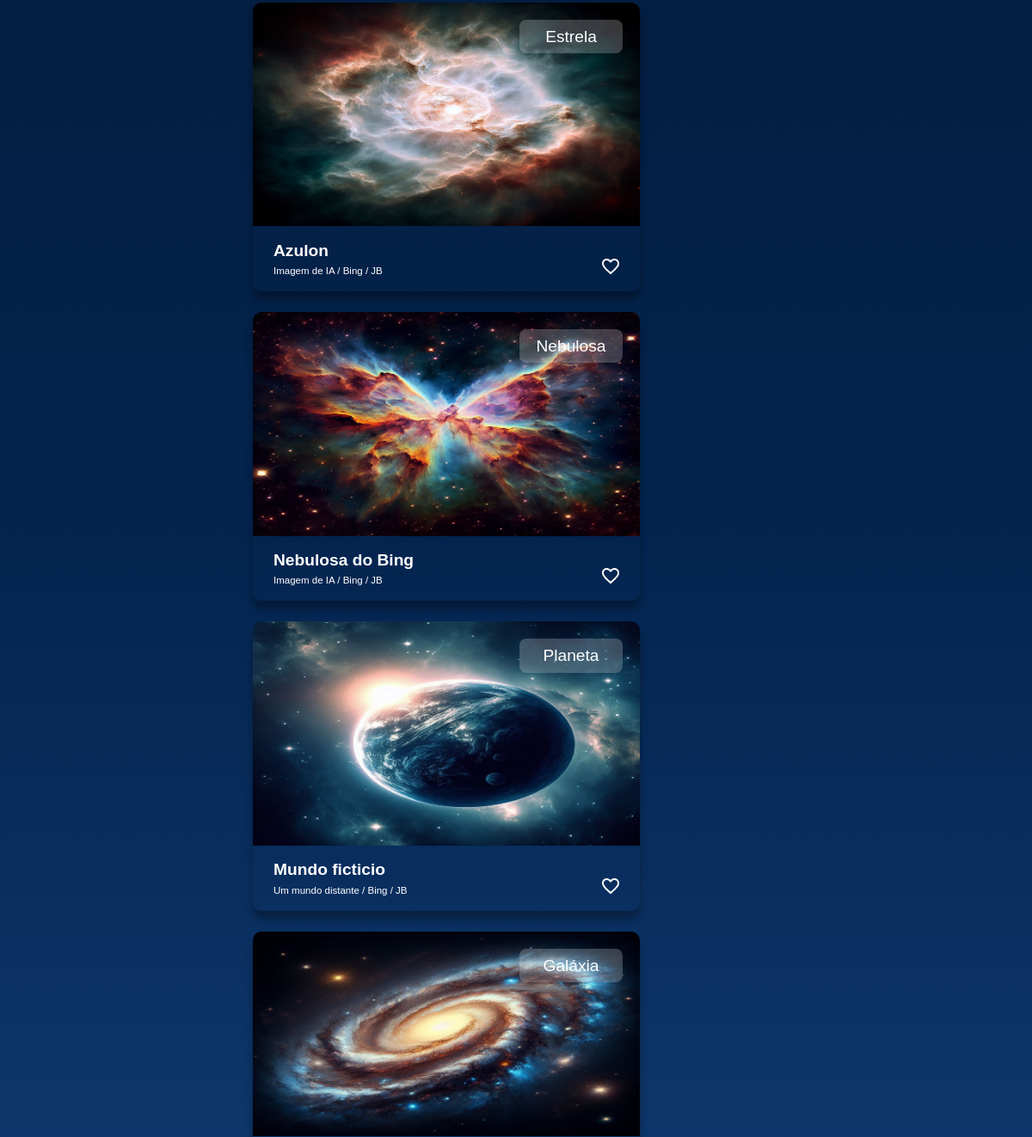
Before: / (signed in, middle part) with the older database file.
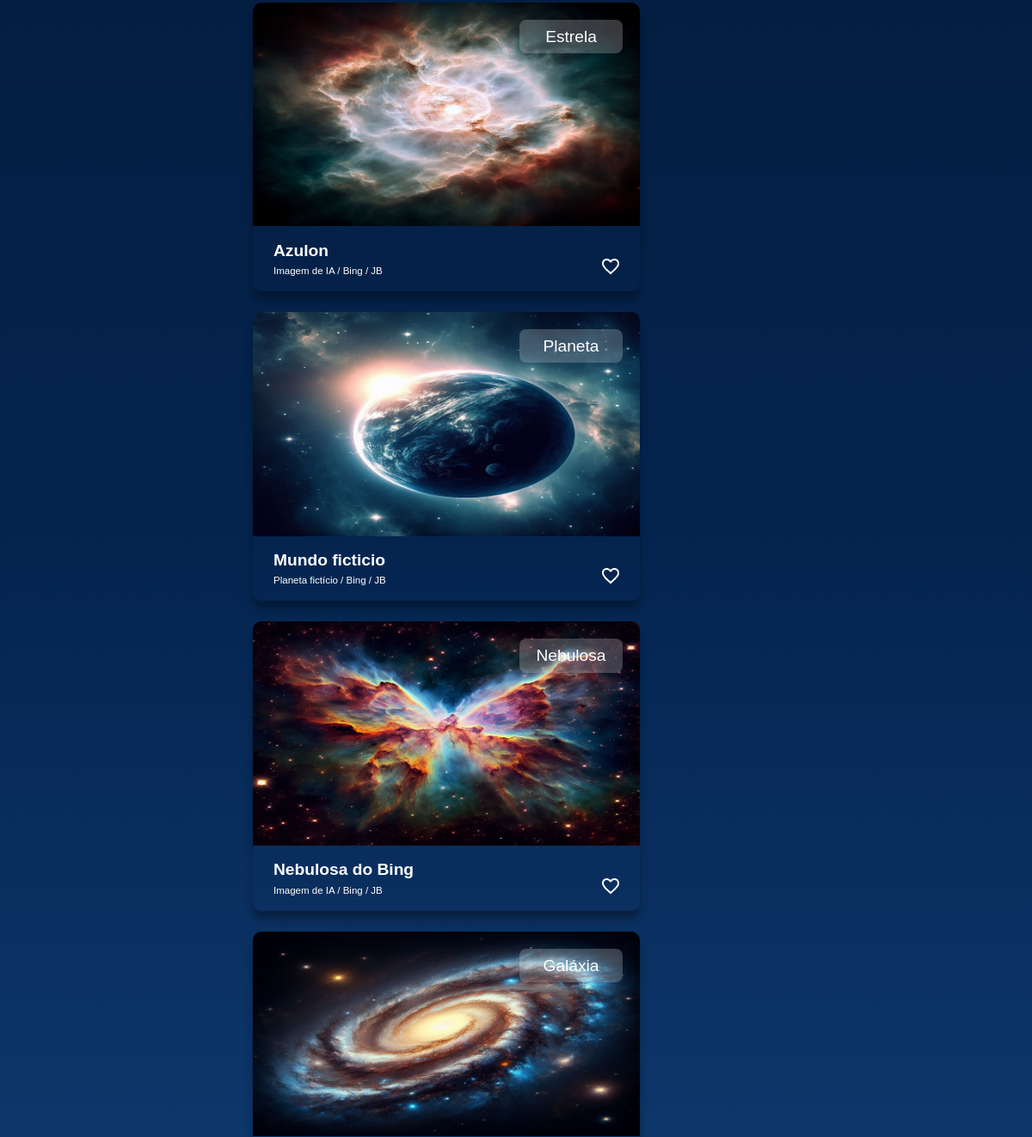
After: the same page with the newer database file.
### apps/galeria/models.py (models this page shows, shortened)
class Fotografia(models.Model):
    OPCOES_CATEGORIA = [
        ("NEBULOSA", "Nebulosa"),
        ("ESTRELA", "Estrela"),
        ("GALÁXIA", "Galáxia"),
        ("PLANETA", "Planeta"),
    ]
    nome = models.CharField(max_length=100, null=False, blank=False)
    legenda = models.CharField(max_length=150, null=False, blank=False)
    categoria = models.CharField(
        choices=OPCOES_CATEGORIA, max_length=100, default="", blank=False
    )
    descricao = models.TextField(null=False, blank=False)
    foto = models.ImageField(upload_to="fotos/%Y/%m/%d/", blank=True)
    publicada = models.BooleanField(default=True)
    data_fotografia = models.DateTimeField(default=datetime.now, blank=False)
    usuario = models.ForeignKey(
        to=User, on_delete=models.SET_NULL, null=True, blank=False, related_name="user"
    )

### apps/galeria/views.py (the view)
# urls.py: path('', index, name='home'),
def index(request):
    if not request.user.is_authenticated:
        messages.info(request, "Usuário não logado")
        return redirect("login")
    fotografias = Fotografia.objects.order_by("-data_fotografia").filter(publicada=True)
    return render(request, "galeria/index.html", {"cards": fotografias})

### templates/galeria/index.html (shortened to what this page needs)
{% extends 'shared/base.html' %}
{% load static %}
{% block content %}
<section class="conteudo">
    <section class="galeria">
        <div class="cards">
            <ul class="cards__lista">
                {% if cards %}
                {% for fotografia in cards %}
                <li class="card">
                    <a href="{% url 'imagem' fotografia.id %}">
                        {% if fotografia.foto == "" or fotografia.foto == null %}
                        <img class="card__imagem" src="{% static '/assets/imagens/galeria/not-found.png'%}" alt="foto">
                        {% else %}
                        <img class="card__imagem" src="{{ fotografia.foto.url }}" alt="foto">
                        {% endif %}
                    </a>
                    <span class="card__tag">{{ fotografia.categoria|lower|capfirst }}</span>
                    <div class="card__info">
                        <p class="card__titulo">{{fotografia.nome}}</p>
                        <div class="card__texto">
                            <p class="card__descricao">{{fotografia.legenda}}</p>
                            <span>
                                <img src="{% static '/assets/ícones/1x/favorite_outline.png' %}" alt="ícone de coração">
                            </span>
                        </div>
                    </div>
                </li>
                {% endfor %}
                {% endif %}
            </ul>
        </div>
    </section>
</section>
</main>
</div>
{% endblock %}

Changed rows visible on the page:
changed Fotografia "Planeta": legenda "Um mundo distante / Bing / JB" → "Planeta fictício / Bing / JB"; moves up the list
